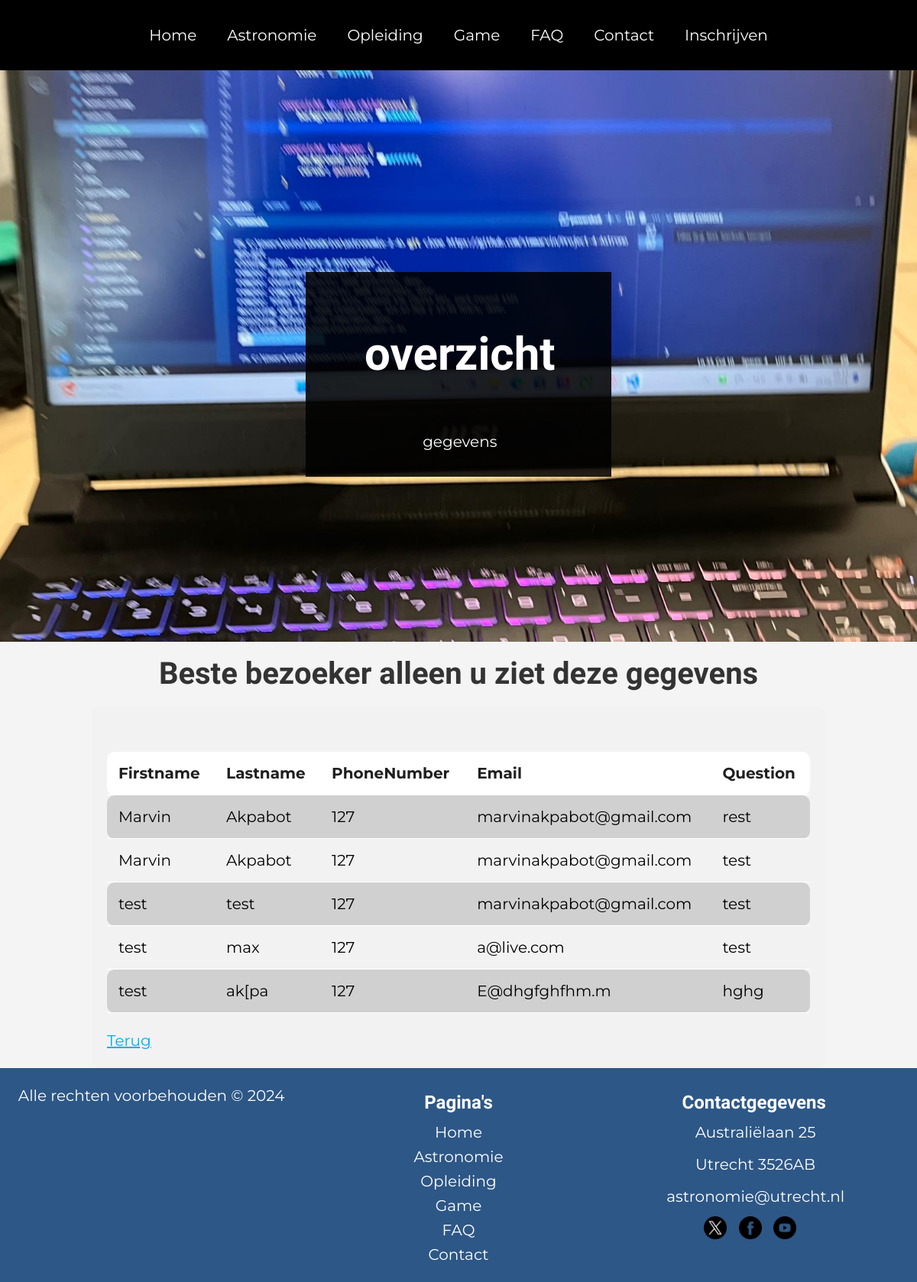
The app's page /Inloggen/overzicht.php, older data.
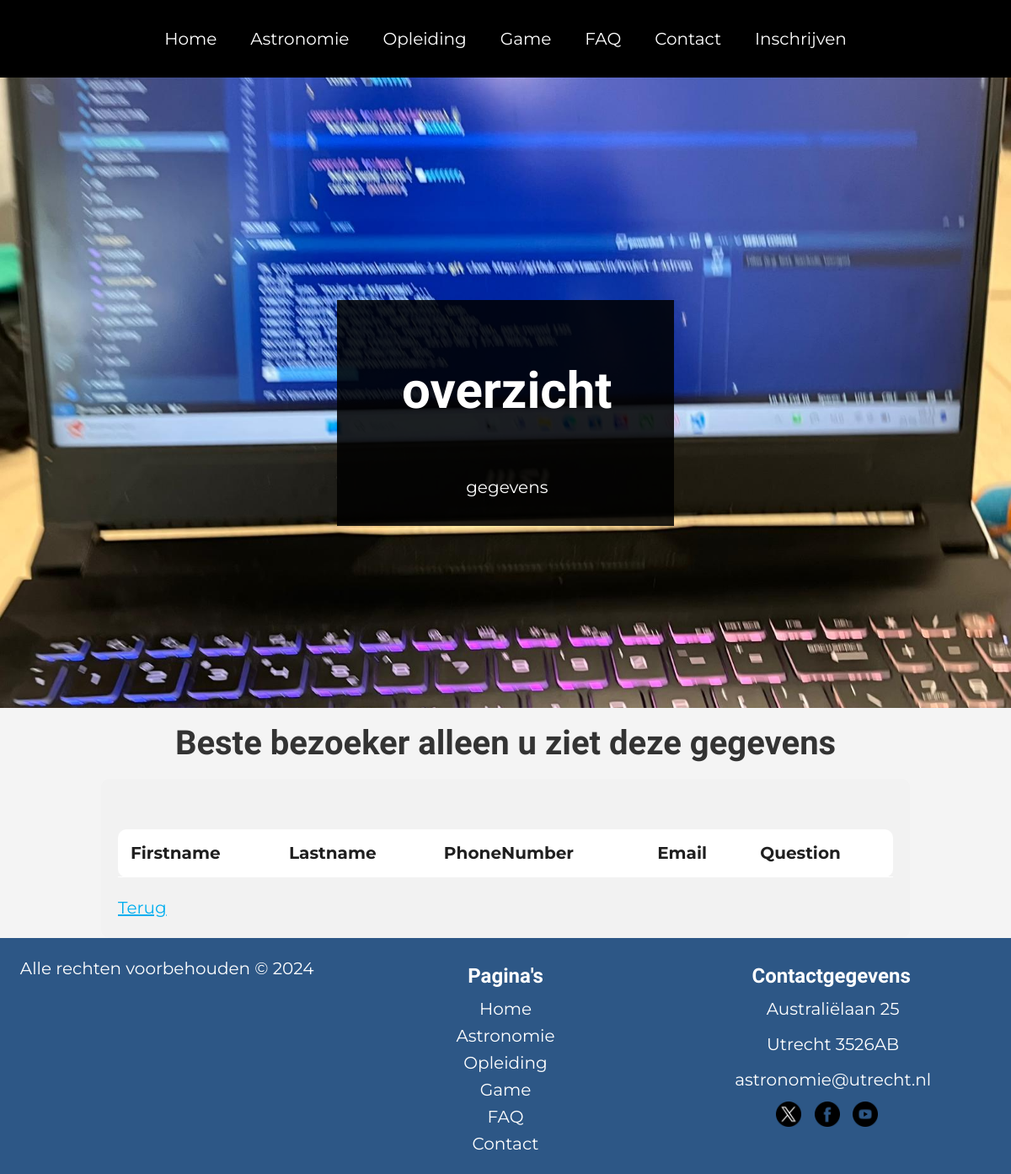
The same page, newer data.
### tables this page shows
CREATE TABLE IF NOT EXISTS `contact` (
  `id` tinyint NOT NULL AUTO_INCREMENT,
  `Firstname` varchar(100) NOT NULL,
  `Lastname` varchar(100) NOT NULL,
  `PhoneNumber` tinyint NOT NULL,
  `Email` varchar(100) NOT NULL,
  `Question` varchar(200) NOT NULL,
  PRIMARY KEY (`id`)
);

### Inloggen/overzicht.php (the view, shortened to what this page needs)
<?php
include('../config/config.php');
$dsn = "mysql:host=$dbHost;
        dbname=$dbName;
        charset=UTF8";
$pdo = new PDO($dsn, $dbUser, $dbPass);
$sql = "SELECT id
                ,Firstname
                ,Lastname
                ,PhoneNumber
                ,Email
                ,Question
         FROM contact
         ORDER BY id asc";
$statement = $pdo->prepare($sql);
$statement->execute();
$result = $statement->fetchAll(PDO::FETCH_OBJ);
$tableRows = "";
 foreach ($result as $row) {
     $tableRows .= "<tr>
                        <td>$row->Firstname</td>
                        <td>$row->Lastname</td>
                        <td>$row->PhoneNumber</td>
                        <td>$row->Email</td>
                        <td>$row->Question</td>
                    </tr>";
 }
?>
<!DOCTYPE html>
<html lang="en">
<head>
    <link rel="stylesheet" href="../css/main.css" />
    <link rel="stylesheet" href="../css/overzicht.css">
</head>
<body>
    <main>
<header>
    <nav>
      <div class="container row jc-center">
        <div class="main-menu">
          <ul>
            <li><a href="../index.php">Home</a></li>
            <li><a href="../Astronomie/astronomie.php">Astronomie</a></li>
            <li><a href="../Opleiding/opleiding.php">Opleiding</a></li>
            <li><a href="../gamePagina/game.php">Game</a></li>
            <li><a href="../FAQ/faq.php">FAQ</a></li>
            <li><a href="../ContactP/contact.php">Contact</a></li>
            <li><a href="../Inloggen/inlog.php">Inschrijven</a></li>
          </ul>
        </div>
      </div>
    </nav>
    </header>
    <div id="banner">
      <div class="content text-center">
        <h1>
        overzicht
        </h1>
        <p>gegevens </p>
      </div>
    </div>
  <h3>Beste bezoeker alleen u ziet deze gegevens </h3>
    <section class="overzicht">
    <table class="table table-dark table-striped">
            <table class="">
                <tr>
                    <th>Firstname</th>
                    <th>Lastname</th>
                    <th>PhoneNumber</th>
                    <th>Email</th>
                    <th>Question</th>
                </tr>
                <?php echo $tableRows; ?>
            </table>
            <a href="../index.php">Terug</a>
    </section>
    </main>
    <footer class="footer">
    <div class="rechten">
      <p>Alle rechten voorbehouden © 2024</p>
      </div>
      <div class="footer-column">
      <h3>Pagina's</h3>
      <a href="index.php">Home</a><br>
      <a href="Astronomie/astronomie.php">Astronomie</a><br>
      <a href="Opleiding/opleiding.php">Opleiding</a><br>
      <a href="gamePagina/game.php">Game</a><br>
      <a href="FAQ/faq.php">FAQ</a><br>
      <a href="ContactP/contact.php">Contact</a><br>
    </div>
  <div class="footer-column">
    <h3>Contactgegevens</h3>
    <p>Australiëlaan 25</p>
    <p>Utrecht 3526AB</p>
    <p><a href="mailto:astronomie@utrecht.nl">astronomie@utrecht.nl</a></p>
    <div class="social-media-links">
      <a href="https://twitter.com/utrecht" class="social-media-link" id="twitter">
        <img src="../img/twitter.png" alt="Twitter">
      </a>
      <a href="https://www.facebook.com/utrecht" class="social-media-link" id="facebook">
        <img src="../img/facebook.png" alt="Facebook">
      </a>
      <a href="https://www.youtube.com/utrecht" class="social-media-link" id="youtube">
        <img src="../img/youtube.png" alt="YouTube">
      </a>
    </div>
  </div>
</footer>
</body>
</html>

### css/main.css (style rules this page uses)
body { font-family: "Montserrat", sans-serif; background-color: #f4f4f4; color: #333; font-family: "Montserrat", sans-serif; line-height: 1.55em; overflow-x: hidden; }
body * { box-sizing: border-box; }
html, body { width: 100%; min-height: 100%; margin: 0; font-size: 20px; }
h1 { padding-inline-start: 1%; }
h2, h3, h4, h5, h6 { margin: 0.5em 0; font-family: "Barlow Condensed", sans-serif; line-height: 1.1em; }
h1 { font-size: 3em; }
h3 { font-size: 2em; }
p { margin: 0.5em 0; padding-left: 1%; }
img { max-width: 100%; max-height: 100%; }
section { position: relative; padding: 2rem 0; }
a { color: #00aeef; transition: color 0.2s ease-in-out; }
footer { background-color: #666; color: #fff; }
.text-center { text-align: center; }
nav { position: fixed; top: 0; left: 0; width: 100%; background-color: #000; z-index: 3; }
nav ul { display: flex; padding: 0; margin: 0.5rem; }
nav ul li { display: flex; position: relative; }
nav ul li a { display: inline-block; padding: 1rem; color: #fff; }
nav .main-menu ul > li > a { text-decoration: none; }
#banner { display: flex; justify-content: center; align-items: center; position: relative; width: 100%; height: 100vh; min-height: fit-content; padding: clamp(5rem, 20vh, 15rem) clamp(1rem, 5vw, 5rem) clamp(1rem, 5vw, 5rem); }
#banner .content { display: flex; width: clamp(20rem, 20vw, 100%); height: fit-content; flex-direction: column; padding: 1rem; background-color: rgba(0, 0, 0, 0.8666666667); color: #fff; z-index: 2; }
.container { width: 100%; margin: 0 auto; }
@media screen and (min-width: 576px) { .container { width: 476px; } }
@media screen and (min-width: 768px) { .container { width: 668px; } }
@media screen and (min-width: 992px) { .container { width: 892px; } }
@media screen and (min-width: 1200px) { .container { width: 1100px; } }
.row, .col, [class^=col-], [class*=" col-"], .inner { display: flex; }
.row { flex-direction: row; flex-wrap: wrap; align-items: flex-start; }
.jc-center { justify-content: center !important; }
body { font-family: "Montserrat", sans-serif; line-height: 1.55em; overflow-x: hidden; }
h1 { padding-inline-start: 1%; font-family: "Barlow Condensed", sans-serif; }
h1 { font-size: 3em; font-family: "Barlow Condensed", sans-serif; text-align: center; }
h3 { font-size: 2em; text-align: center; }
section { position: relative; padding: 2rem 0; margin: 5%; }
.footer { display: flex; justify-content: space-between; background-color: #2D5786; color: white; padding: 20px; }
.footer .rechten { flex: 1; text-align: justify; }
.footer .rechten p { margin: 0; }
.footer .footer-column { flex: 1; text-align: center; }
.footer .footer-column h3 { font-size: 1.2rem; margin-bottom: 10px; }
.footer .footer-column a { color: white; text-decoration: none; }
.footer .footer-column .social-media-links { margin-top: 10px; }
.footer .footer-column .social-media-links .social-media-link { display: inline-block; margin-right: 10px; }
.footer .footer-column .social-media-links .social-media-link img { width: 30px; height: auto; }
body { font-family: "Montserrat", sans-serif; line-height: 1.6; margin: 0; padding: 0; background: #f4f4f4; }
header { background: #333; color: #fff; padding: 1rem 0; }
nav ul { list-style: none; padding: 0; }
nav ul li { display: inline; }

### css/overzicht.css (style rules this page uses)
.overzicht { padding: 20px; background-color: #f2f2f2; color: #000000; border-radius: 10px; width: 80%; margin: auto; }
.overzicht table { width: 100%; border-collapse: collapse; margin: 20px 0; }
.overzicht th, .overzicht td { padding: 12px 15px; text-align: left; border-bottom: 1px solid #ffffff; }
.overzicht th { background-color: #ffffff; color: #1f1f1f; }
.overzicht th:first-child, .overzicht td:first-child { border-top-left-radius: 10px; border-bottom-left-radius: 10px; }
.overzicht th:last-child, .overzicht td:last-child { border-top-right-radius: 10px; border-bottom-right-radius: 10px; }
.overzicht tr:nth-child(even) { background-color: #d0d0d0; }

Row changes from the older to the newer data that the page shows:
removed contact: Firstname "Marvin", Lastname "Akpabot", PhoneNumber "127", Email "marvinakpabot@gmail.com", Question "rest"
removed contact: Firstname "Marvin", Lastname "Akpabot", PhoneNumber "127", Email "marvinakpabot@gmail.com", Question "test"
removed contact: Firstname "test", Lastname "test", PhoneNumber "127", Email "marvinakpabot@gmail.com", Question "test"
removed contact: Firstname "test", Lastname "max", PhoneNumber "127", Email "a@live.com", Question "test"
removed contact: Firstname "test", Lastname "ak[pa", PhoneNumber "127", Email "E@dhgfghfhm.m", Question "hghg"
